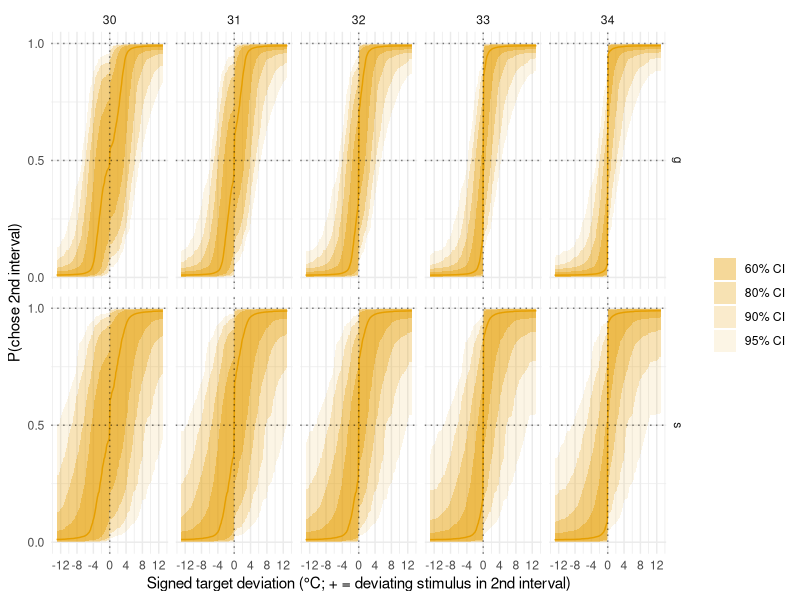
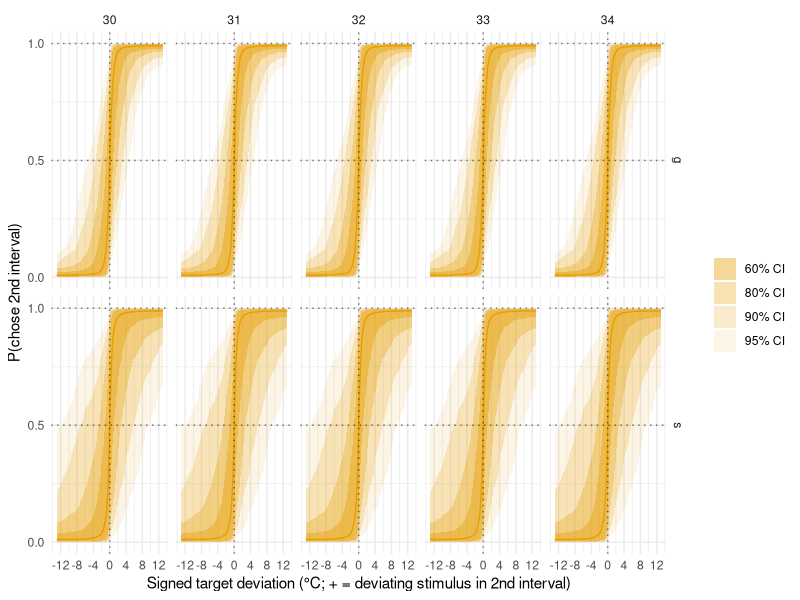
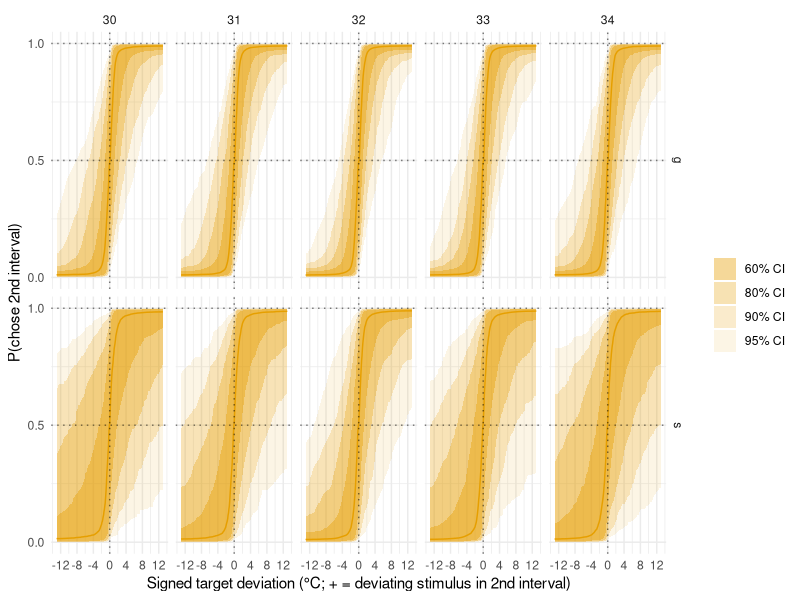
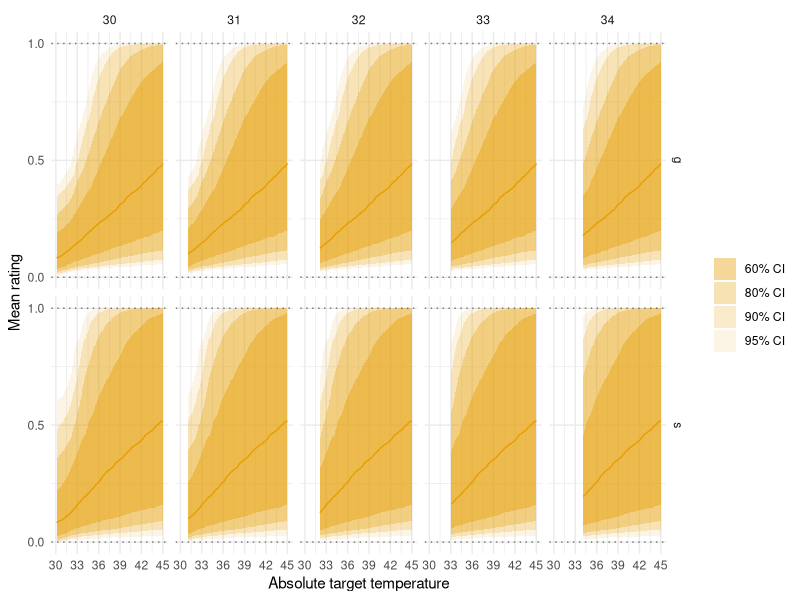
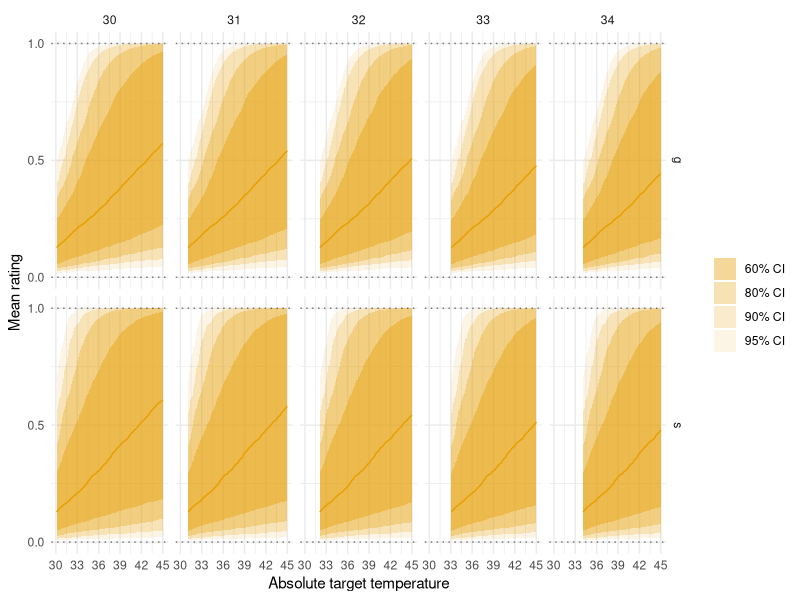
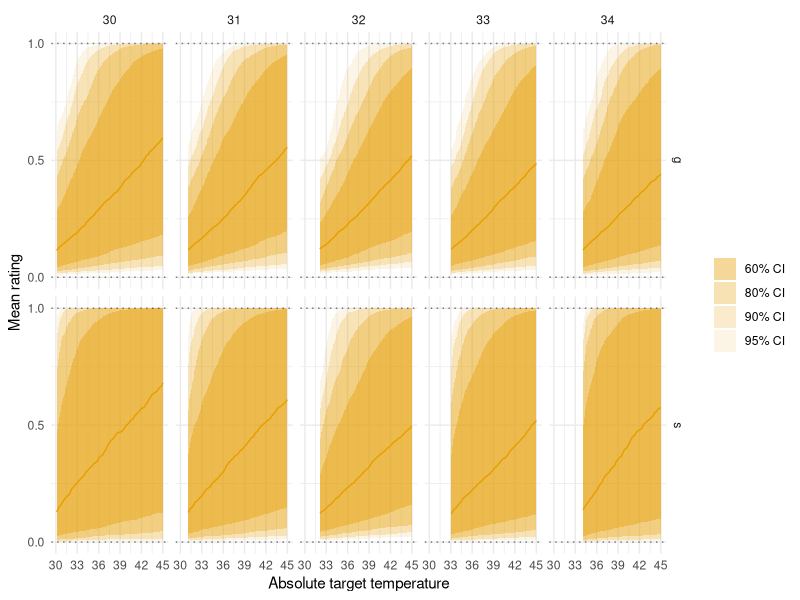
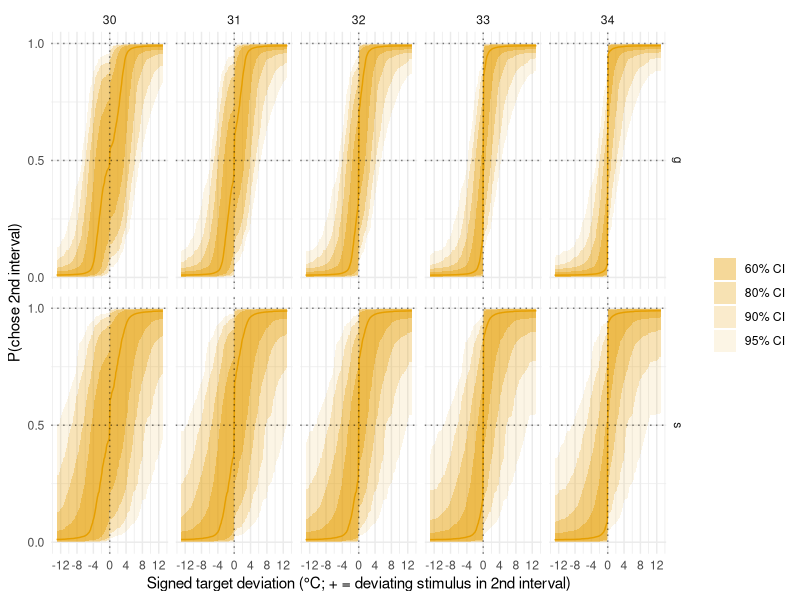
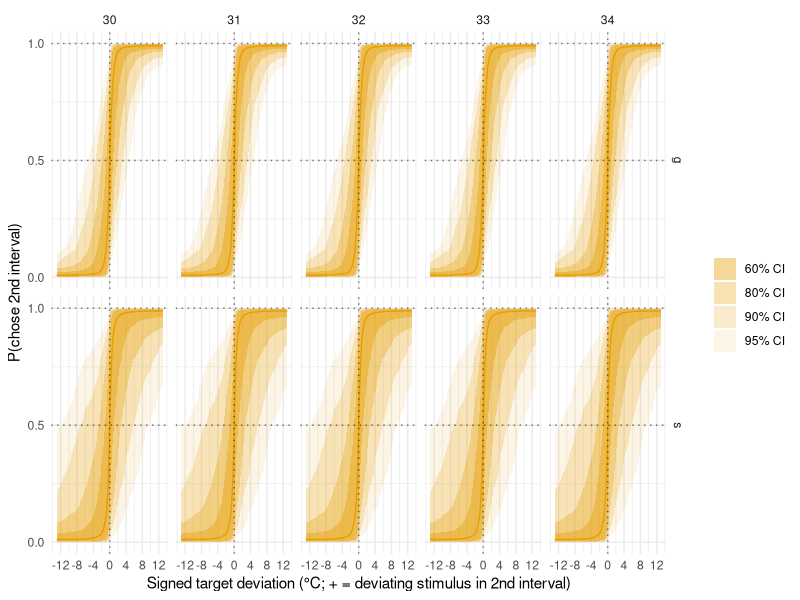

Here is the R script that generated these plots, in order:
#This script is used to illustrate the priors used for the different models
#Author: A.S. Courtin
#Licence: MIT
#Edited with the assistance of Claude Code (Anthropic).

library(tidyverse)

inv_logit<-function(x){
  y=1/(1+exp(-x))
  return(y)
}

M=10^3
idx=1:M
at=30:34
x=seq(30,45,.1)
grid_r<-expand.grid(x=x,idx=idx,at=at)
# Response-space axis for the discrimination models: x is the SIGNED deviation from the
# adapting temperature. |x| is the physical target deviation (target = at + |x|); the sign
# encodes which interval held the deviating stimulus (+ = 2nd interval, so interval_sign=+1).
d=seq(-13,13,.1)
grid_d<-expand.grid(x=d,idx=idx,at=at)

#### Discrimination - absolute coding####
discrimination_absolute<-
  tibble(idx=idx) %>% 
  rowwise() %>% 
  mutate(
    mu_rho=rnorm(1,0,2),
    mu_log_beta=rnorm(1),
    mu_logit_lambda=rnorm(1,-4,1),
    tau_rho=abs(rnorm(1,0,2)),
    tau_log_beta=abs(rnorm(1)),
    tau_logit_lambda=abs(rnorm(1)),
    rho=rnorm(1,mu_rho,tau_rho),
    beta=exp(rnorm(1,mu_log_beta,tau_log_beta)),
    lambda=inv_logit(rnorm(1,mu_logit_lambda,tau_logit_lambda))/2,
    mu_kappa=rnorm(1,0,1),
    tau_kappa=abs(rnorm(1,0,1)),
    kappa=rnorm(1,mu_kappa,tau_kappa)
  ) %>%
  ungroup() %>%
  full_join(grid_d) %>%
  mutate(
    # Evidence is zero at and below the adapting temperature and equal to the raw absolute
    # (baseline+rho anchored) reading above it - no separate detection threshold (matches
    # discrimination_absolute_coding.stan).
    interval_sign=sign(x),
    target=at+abs(x),
    cx_target_s=target-32-rho,
    absolute_reading_s=cx_target_s*inv_logit(cx_target_s*100),
    mask_gate_s=inv_logit(100*(absolute_reading_s-(at-32-rho))),
    stim_rep=absolute_reading_s*mask_gate_s,
    theta_s=lambda+(1-2*lambda)*pnorm(interval_sign*beta*stim_rep-kappa),

    cx_target_g=target-32-mu_rho,
    absolute_reading_g=cx_target_g*inv_logit(cx_target_g*100),
    mask_gate_g=inv_logit(100*(absolute_reading_g-(at-32-mu_rho))),
    stim_rep_g=absolute_reading_g*mask_gate_g,
    theta_g=inv_logit(mu_logit_lambda)/2+(1-2*inv_logit(mu_logit_lambda)/2)*pnorm(interval_sign*exp(mu_log_beta)*stim_rep_g-mu_kappa)
    ) %>%
  group_by(at,x) %>% 
  summarise(
    s_lb_ci_95=quantile(theta_s,0.025),
    s_ub_ci_95=quantile(theta_s,0.975),
    s_lb_ci_90=quantile(theta_s,0.05),
    s_ub_ci_90=quantile(theta_s,0.95),
    s_lb_ci_80=quantile(theta_s,0.1),
    s_ub_ci_80=quantile(theta_s,0.9),
    s_lb_ci_60=quantile(theta_s,0.20),
    s_ub_ci_60=quantile(theta_s,0.80),
    g_lb_ci_95=quantile(theta_g,0.025),
    g_ub_ci_95=quantile(theta_g,0.975),
    g_lb_ci_90=quantile(theta_g,0.05),
    g_ub_ci_90=quantile(theta_g,0.95),
    g_lb_ci_80=quantile(theta_g,0.1),
    g_ub_ci_80=quantile(theta_g,0.9),
    g_lb_ci_60=quantile(theta_g,0.20),
    g_ub_ci_60=quantile(theta_g,0.80),
    s_med_ci_50 = quantile(theta_s, 0.5),
    g_med_ci_50 = quantile(theta_g, 0.5)
  ) %>% 
  pivot_longer(
    cols = c(matches("(s|g)_(lb|ub|med)_ci_\\d+")),
    names_to = c("level","stat","ci"),
    names_pattern = "(s|g)_(lb|ub|med)_ci?_?(\\d+)?",
    values_to = "value"
  ) %>% 
  filter(TRUE) # response space: keep the full signed deviation range

ribbons <- discrimination_absolute %>% filter(stat %in% c("lb","ub"))%>% 
  pivot_wider(
    names_from = "stat",
    values_from = "value"
  )
medians <- discrimination_absolute %>% filter(stat == "med")

ribbons %>% 
  ggplot()+
  geom_ribbon(
    aes(x=x,ymin = lb,ymax=ub,alpha=ci),
    fill='#E69F00'
  )+
  geom_line(
    data=medians,
    aes(x=x,y=value),
    color='#E69F00'
  )+
  geom_hline(
    aes(yintercept = .5),
    linetype='dotted',
    alpha=.5
  )+
  geom_hline(
    aes(yintercept = 1),
    linetype='dotted',
    alpha=.5
  )+
  geom_vline(aes(xintercept=0),linetype='dotted',alpha=.5)+
  scale_alpha_manual(labels=c('60% CI','80% CI','90% CI','95% CI'),values=c(.4,.3,.2,.1))+
  scale_x_continuous(breaks=seq(-12,12,4))+
  scale_y_continuous(breaks=c(0,.5,1))+
  labs(
    alpha='',
    x='Signed target deviation (°C; + = deviating stimulus in 2nd interval)',
    y='P(chose 2nd interval)'
  )+
  theme_minimal()+
  facet_grid(rows=vars(level),cols=vars(at))

ggsave('figures/d_a_ppp.png',units = 'cm',width = 18,height = 10)

#### Discrimination - relative coding####
discrimination_relative<-
  tibble(idx=idx) %>% 
  rowwise() %>% 
  mutate(
    mu_log_beta=rnorm(1),
    mu_logit_lambda=rnorm(1,-4,1),
    tau_log_beta=abs(rnorm(1)),
    tau_logit_lambda=abs(rnorm(1)),
    beta=exp(rnorm(1,mu_log_beta,tau_log_beta)),
    lambda=inv_logit(rnorm(1,mu_logit_lambda,tau_logit_lambda))/2,
    mu_kappa=rnorm(1,0,1),
    tau_kappa=abs(rnorm(1,0,1)),
    kappa=rnorm(1,mu_kappa,tau_kappa)
  ) %>%
  ungroup() %>%
  full_join(grid_d) %>%
  mutate(
    # Evidence is the soft-rectified deviation from the adapting temperature - no separate
    # detection threshold (matches discrimination_relative_coding.stan).
    interval_sign=sign(x),
    cx_s=abs(x),
    stim_rep=cx_s*inv_logit(cx_s*100),
    theta_s=lambda+(1-2*lambda)*pnorm(interval_sign*beta*stim_rep-kappa),

    cx_g=abs(x),
    stim_rep_g=cx_g*inv_logit(cx_g*100),
    theta_g=inv_logit(mu_logit_lambda)/2+(1-2*inv_logit(mu_logit_lambda)/2)*pnorm(interval_sign*exp(mu_log_beta)*stim_rep_g-mu_kappa)
  ) %>%
  group_by(at,x) %>% 
  summarise(
    s_lb_ci_95=quantile(theta_s,0.025),
    s_ub_ci_95=quantile(theta_s,0.975),
    s_lb_ci_90=quantile(theta_s,0.05),
    s_ub_ci_90=quantile(theta_s,0.95),
    s_lb_ci_80=quantile(theta_s,0.1),
    s_ub_ci_80=quantile(theta_s,0.9),
    s_lb_ci_60=quantile(theta_s,0.20),
    s_ub_ci_60=quantile(theta_s,0.80),
    g_lb_ci_95=quantile(theta_g,0.025),
    g_ub_ci_95=quantile(theta_g,0.975),
    g_lb_ci_90=quantile(theta_g,0.05),
    g_ub_ci_90=quantile(theta_g,0.95),
    g_lb_ci_80=quantile(theta_g,0.1),
    g_ub_ci_80=quantile(theta_g,0.9),
    g_lb_ci_60=quantile(theta_g,0.20),
    g_ub_ci_60=quantile(theta_g,0.80),
    s_med_ci_50 = quantile(theta_s, 0.5),
    g_med_ci_50 = quantile(theta_g, 0.5)
  ) %>% 
  pivot_longer(
    cols = c(matches("(s|g)_(lb|ub|med)_ci_\\d+")),
    names_to = c("level","stat","ci"),
    names_pattern = "(s|g)_(lb|ub|med)_ci?_?(\\d+)?",
    values_to = "value"
  )%>% 
  filter(TRUE) # response space: keep the full signed deviation range

ribbons <- discrimination_relative %>% filter(stat %in% c("lb","ub"))%>% 
  pivot_wider(
    names_from = "stat",
    values_from = "value"
  )
medians <- discrimination_relative %>% filter(stat == "med")

ribbons %>% 
  ggplot()+
  geom_ribbon(
    aes(x=x,ymin = lb,ymax=ub,alpha=ci),
    fill='#E69F00'
  )+
  geom_line(
    data=medians,
    aes(x=x,y=value),
    color='#E69F00'
  )+
  geom_hline(
    aes(yintercept = .5),
    linetype='dotted',
    alpha=.5
  )+
  geom_hline(
    aes(yintercept = 1),
    linetype='dotted',
    alpha=.5
  )+
  geom_vline(aes(xintercept=0),linetype='dotted',alpha=.5)+
  scale_alpha_manual(labels=c('60% CI','80% CI','90% CI','95% CI'),values=c(.4,.3,.2,.1))+
  scale_x_continuous(breaks=seq(-12,12,4))+
  scale_y_continuous(breaks=c(0,.5,1))+
  labs(
    alpha='',
    x='Signed target deviation (°C; + = deviating stimulus in 2nd interval)',
    y='P(chose 2nd interval)'
  )+
  theme_minimal()+
  facet_grid(rows=vars(level),cols=vars(at))

ggsave('figures/d_r_ppp.png',units = 'cm',width = 18,height = 10)

#### Discrimination - non-mechanistic####
discrimination_non_mechanistic<-
  tibble(idx=idx) %>% 
  rowwise() %>% 
  mutate(
    # Alpha profile: mu1 is the level at condition 3 (AT=baseline), mu2/mu3 the independent outward
    # steps toward conditions 4/5, mu4/mu5 the outward steps toward conditions 2/1 (matches
    # discrimination_non_mechanistic.stan).
    mu1=rnorm(1,-2,1),
    mu2=rnorm(1,0,0.5),mu3=rnorm(1,0,0.5),mu4=rnorm(1,0,0.5),mu5=rnorm(1,0,0.5),
    # Beta profile: same chained construction, mu6 the condition-3 level
    mu6=rnorm(1,0,1),
    mu7=rnorm(1,0,0.5),mu8=rnorm(1,0,0.5),mu9=rnorm(1,0,0.5),mu10=rnorm(1,0,0.5),
    mu_logit_lambda=rnorm(1,-4,1),
    mu_kappa=rnorm(1,0,1),
    # participant-level SDs, one per mu entry (tau ~ half-normal(0,1))
    tau1=abs(rnorm(1)),tau2=abs(rnorm(1)),tau3=abs(rnorm(1)),tau4=abs(rnorm(1)),tau5=abs(rnorm(1)),
    tau6=abs(rnorm(1)),tau7=abs(rnorm(1)),tau8=abs(rnorm(1)),tau9=abs(rnorm(1)),tau10=abs(rnorm(1)),
    tau_logit_lambda=abs(rnorm(1)),
    tau_kappa=abs(rnorm(1)),
    # group-level chained profiles (log scale of alpha/beta)
    f_a3_g=mu1, f_a4_g=f_a3_g+mu2, f_a5_g=f_a4_g+mu3, f_a2_g=f_a3_g+mu4, f_a1_g=f_a2_g+mu5,
    f_b3_g=mu6, f_b4_g=f_b3_g+mu7, f_b5_g=f_b4_g+mu8, f_b2_g=f_b3_g+mu9, f_b1_g=f_b2_g+mu10,
    # one participant's chained draw (independent noise per step, ignoring cross-parameter correlation)
    f_a3_s=mu1+rnorm(1,0,tau1), f_a4_s=f_a3_s+mu2+rnorm(1,0,tau2), f_a5_s=f_a4_s+mu3+rnorm(1,0,tau3),
    f_a2_s=f_a3_s+mu4+rnorm(1,0,tau4), f_a1_s=f_a2_s+mu5+rnorm(1,0,tau5),
    f_b3_s=mu6+rnorm(1,0,tau6), f_b4_s=f_b3_s+mu7+rnorm(1,0,tau7), f_b5_s=f_b4_s+mu8+rnorm(1,0,tau8),
    f_b2_s=f_b3_s+mu9+rnorm(1,0,tau9), f_b1_s=f_b2_s+mu10+rnorm(1,0,tau10),
    lambda=inv_logit(rnorm(1,mu_logit_lambda,tau_logit_lambda))/2,
    kappa=rnorm(1,mu_kappa,tau_kappa)
  ) %>%
  ungroup() %>%
  full_join(grid_d) %>%
  mutate(
    c=at-29,
    log_alpha_s=case_when(c==1~f_a1_s,c==2~f_a2_s,c==3~f_a3_s,c==4~f_a4_s,c==5~f_a5_s),
    log_beta_s =case_when(c==1~f_b1_s,c==2~f_b2_s,c==3~f_b3_s,c==4~f_b4_s,c==5~f_b5_s),
    log_alpha_g=case_when(c==1~f_a1_g,c==2~f_a2_g,c==3~f_a3_g,c==4~f_a4_g,c==5~f_a5_g),
    log_beta_g =case_when(c==1~f_b1_g,c==2~f_b2_g,c==3~f_b3_g,c==4~f_b4_g,c==5~f_b5_g),

    interval_sign=sign(x),
    alpha=exp(log_alpha_s),
    beta=exp(log_beta_s),
    cx_s=abs(x)-alpha,
    stim_rep=cx_s*inv_logit(cx_s*100),
    theta_s=lambda+(1-2*lambda)*pnorm(interval_sign*beta*stim_rep-kappa),

    alpha_g=exp(log_alpha_g),
    beta_g=exp(log_beta_g),
    cx_g=abs(x)-alpha_g,
    stim_rep_g=cx_g*inv_logit(cx_g*100),
    theta_g=inv_logit(mu_logit_lambda)/2+(1-2*inv_logit(mu_logit_lambda)/2)*pnorm(interval_sign*beta_g*stim_rep_g-mu_kappa)
  ) %>%
  group_by(at,x) %>% 
  summarise(
    s_lb_ci_95=quantile(theta_s,0.025),
    s_ub_ci_95=quantile(theta_s,0.975),
    s_lb_ci_90=quantile(theta_s,0.05),
    s_ub_ci_90=quantile(theta_s,0.95),
    s_lb_ci_80=quantile(theta_s,0.1),
    s_ub_ci_80=quantile(theta_s,0.9),
    s_lb_ci_60=quantile(theta_s,0.20),
    s_ub_ci_60=quantile(theta_s,0.80),
    g_lb_ci_95=quantile(theta_g,0.025),
    g_ub_ci_95=quantile(theta_g,0.975),
    g_lb_ci_90=quantile(theta_g,0.05),
    g_ub_ci_90=quantile(theta_g,0.95),
    g_lb_ci_80=quantile(theta_g,0.1),
    g_ub_ci_80=quantile(theta_g,0.9),
    g_lb_ci_60=quantile(theta_g,0.20),
    g_ub_ci_60=quantile(theta_g,0.80),    
    s_med_ci_50 = quantile(theta_s, 0.5),
    g_med_ci_50 = quantile(theta_g, 0.5)
  ) %>% 
  pivot_longer(
    cols = c(matches("(s|g)_(lb|ub|med)_ci_\\d+")),
    names_to = c("level","stat","ci"),
    names_pattern = "(s|g)_(lb|ub|med)_ci?_?(\\d+)?",
    values_to = "value"
  ) %>% 
  filter(TRUE) # response space: keep the full signed deviation range

ribbons <- discrimination_non_mechanistic %>% filter(stat %in% c("lb","ub"))%>% 
  pivot_wider(
    names_from = "stat",
    values_from = "value"
  )
medians <- discrimination_non_mechanistic %>% filter(stat == "med")

ribbons %>% 
  ggplot()+
  geom_ribbon(
    aes(x=x,ymin = lb,ymax=ub,alpha=ci),
    fill='#E69F00'
  )+
  geom_line(
    data=medians,
    aes(x=x,y=value),
    color='#E69F00'
  )+
  geom_hline(
    aes(yintercept = .5),
    linetype='dotted',
    alpha=.5
  )+
  geom_hline(
    aes(yintercept = 1),
    linetype='dotted',
    alpha=.5
  )+
  geom_vline(aes(xintercept=0),linetype='dotted',alpha=.5)+
  scale_alpha_manual(labels=c('60% CI','80% CI','90% CI','95% CI'),values=c(.4,.3,.2,.1))+
  scale_x_continuous(breaks=seq(-12,12,4))+
  scale_y_continuous(breaks=c(0,.5,1))+
  labs(
    alpha='',
    x='Signed target deviation (°C; + = deviating stimulus in 2nd interval)',
    y='P(chose 2nd interval)'
  )+
  theme_minimal()+
  facet_grid(rows=vars(level),cols=vars(at))

ggsave('figures/d_n_ppp.png',units = 'cm',width = 18,height = 10)

#### Rating - absolute coding####
rating_absolute<-
  tibble(idx=idx) %>% 
  rowwise() %>% 
  mutate(
    mu_intercept=rnorm(1,-2,1),
    mu_log_slope=rnorm(1,-2,1),
    tau_intercept=abs(rnorm(1,0,1)),
    tau_log_slope=abs(rnorm(1,0,1)),
    intercept=rnorm(1,mu_intercept,tau_intercept),
    slope=exp(rnorm(1,mu_log_slope,tau_log_slope))
  ) %>%
  ungroup() %>%
  full_join(grid_r) %>%
  mutate(
    cx=(x-32),
    lr=intercept+slope*cx,
    theta_s=inv_logit(lr),
    lr_g=mu_intercept+exp(mu_log_slope)*cx,
    theta_g=inv_logit(lr_g)
  ) %>% 
  group_by(at,x) %>% 
  summarise(
    s_lb_ci_95=quantile(theta_s,0.025),
    s_ub_ci_95=quantile(theta_s,0.975),
    s_lb_ci_90=quantile(theta_s,0.05),
    s_ub_ci_90=quantile(theta_s,0.95),
    s_lb_ci_80=quantile(theta_s,0.1),
    s_ub_ci_80=quantile(theta_s,0.9),
    s_lb_ci_60=quantile(theta_s,0.20),
    s_ub_ci_60=quantile(theta_s,0.80),
    g_lb_ci_95=quantile(theta_g,0.025),
    g_ub_ci_95=quantile(theta_g,0.975),
    g_lb_ci_90=quantile(theta_g,0.05),
    g_ub_ci_90=quantile(theta_g,0.95),
    g_lb_ci_80=quantile(theta_g,0.1),
    g_ub_ci_80=quantile(theta_g,0.9),
    g_lb_ci_60=quantile(theta_g,0.20),
    g_ub_ci_60=quantile(theta_g,0.80),    
    s_med_ci_50 = quantile(theta_s, 0.5),
    g_med_ci_50 = quantile(theta_g, 0.5)
  ) %>% 
  pivot_longer(
    cols = c(matches("(s|g)_(lb|ub|med)_ci_\\d+")),
    names_to = c("level","stat","ci"),
    names_pattern = "(s|g)_(lb|ub|med)_ci?_?(\\d+)?",
    values_to = "value"
  ) %>% 
  filter(x>at)

ribbons <- rating_absolute %>% filter(stat %in% c("lb","ub"))%>% 
  pivot_wider(
    names_from = "stat",
    values_from = "value"
  )
medians <- rating_absolute %>% filter(stat == "med")

ribbons %>% 
  ggplot()+
  geom_ribbon(
    aes(x=x,ymin = lb,ymax=ub,alpha=ci),
    fill='#E69F00'
  )+
  geom_line(
    data=medians,
    aes(x=x,y=value),
    color='#E69F00'
  )+
  geom_hline(
    aes(yintercept = 0),
    linetype='dotted',
    alpha=.5
  )+
  geom_hline(
    aes(yintercept = 1),
    linetype='dotted',
    alpha=.5
  )+
  scale_alpha_manual(labels=c('60% CI','80% CI','90% CI','95% CI'),values=c(.4,.3,.2,.1))+
  scale_x_continuous(breaks=seq(30,45,3))+
  scale_y_continuous(breaks=c(0,.5,1))+
  labs(
    alpha='',
    x='Absolute target temperature',
    y='Mean rating'
  )+
  theme_minimal()+
  facet_grid(rows=vars(level),cols=vars(at))

ggsave('figures/r_a_ppp.png',units = 'cm',width = 18,height = 10)

#### Rating - relative coding####
rating_relative<-
  tibble(idx=idx) %>% 
  rowwise() %>% 
  mutate(
    mu_intercept=rnorm(1,-2,1),
    mu_log_slope=rnorm(1,-2,1),
    tau_intercept=abs(rnorm(1,0,1)),
    tau_log_slope=abs(rnorm(1,0,1)),
    intercept=rnorm(1,mu_intercept,tau_intercept),
    slope=exp(rnorm(1,mu_log_slope,tau_log_slope))
  ) %>%
  ungroup() %>%
  full_join(grid_r) %>%
  mutate(
    cx=(x-at),
    lr=intercept+slope*cx,
    theta_s=inv_logit(lr),
    
    lr_g=mu_intercept+exp(mu_log_slope)*cx,
    theta_g=inv_logit(lr_g)
  ) %>% 
  group_by(at,x) %>% 
  summarise(
    s_lb_ci_95=quantile(theta_s,0.025),
    s_ub_ci_95=quantile(theta_s,0.975),
    s_lb_ci_90=quantile(theta_s,0.05),
    s_ub_ci_90=quantile(theta_s,0.95),
    s_lb_ci_80=quantile(theta_s,0.1),
    s_ub_ci_80=quantile(theta_s,0.9),
    s_lb_ci_60=quantile(theta_s,0.20),
    s_ub_ci_60=quantile(theta_s,0.80),
    g_lb_ci_95=quantile(theta_g,0.025),
    g_ub_ci_95=quantile(theta_g,0.975),
    g_lb_ci_90=quantile(theta_g,0.05),
    g_ub_ci_90=quantile(theta_g,0.95),
    g_lb_ci_80=quantile(theta_g,0.1),
    g_ub_ci_80=quantile(theta_g,0.9),
    g_lb_ci_60=quantile(theta_g,0.20),
    g_ub_ci_60=quantile(theta_g,0.80),    
    s_med_ci_50 = quantile(theta_s, 0.5),
    g_med_ci_50 = quantile(theta_g, 0.5)
  ) %>% 
  pivot_longer(
    cols = c(matches("(s|g)_(lb|ub|med)_ci_\\d+")),
    names_to = c("level","stat","ci"),
    names_pattern = "(s|g)_(lb|ub|med)_ci?_?(\\d+)?",
    values_to = "value"
  ) %>% 
  filter(x>at)

ribbons <- rating_relative %>% filter(stat %in% c("lb","ub"))%>% 
  pivot_wider(
    names_from = "stat",
    values_from = "value"
  )
medians <- rating_relative %>% filter(stat == "med")

ribbons %>%
  ggplot()+
  geom_ribbon(
    aes(x=x,ymin = lb,ymax=ub,alpha=ci),
    fill='#E69F00'
  )+
  geom_line(
    data=medians,
    aes(x=x,y=value),
    color='#E69F00'
  )+
  geom_hline(
    aes(yintercept = 0),
    linetype='dotted',
    alpha=.5
  )+
  geom_hline(
    aes(yintercept = 1),
    linetype='dotted',
    alpha=.5
  )+
  scale_alpha_manual(labels=c('60% CI','80% CI','90% CI','95% CI'),values=c(.4,.3,.2,.1))+
  scale_x_continuous(breaks=seq(30,45,3))+
  scale_y_continuous(breaks=c(0,.5,1))+
  labs(
    alpha='',
    x='Absolute target temperature',
    y='Mean rating'
  )+
  theme_minimal()+
  facet_grid(rows=vars(level),cols=vars(at))

ggsave('figures/r_r_ppp.png',units = 'cm',width = 18,height = 10)

#### Rating - non-mechanistic ####
rating_non_mechanistic<-
  tibble(idx=idx) %>% 
  rowwise() %>% 
  mutate(
    # Intercept profile: mu1 is the level at condition 3 (AT=baseline), mu2/mu3 the independent outward
    # steps toward conditions 4/5, mu4/mu5 the outward steps toward conditions 2/1 (matches
    # rating_non_mechanistic.stan).
    mu1=rnorm(1,-2,1),
    mu2=rnorm(1,0,0.5),mu3=rnorm(1,0,0.5),mu4=rnorm(1,0,0.5),mu5=rnorm(1,0,0.5),
    # Slope profile: same chained construction, mu6 the condition-3 (log-scale) level
    mu6=rnorm(1,-2,1),
    mu7=rnorm(1,0,0.5),mu8=rnorm(1,0,0.5),mu9=rnorm(1,0,0.5),mu10=rnorm(1,0,0.5),
    tau1=abs(rnorm(1)),tau2=abs(rnorm(1)),tau3=abs(rnorm(1)),tau4=abs(rnorm(1)),tau5=abs(rnorm(1)),
    tau6=abs(rnorm(1)),tau7=abs(rnorm(1)),tau8=abs(rnorm(1)),tau9=abs(rnorm(1)),tau10=abs(rnorm(1)),
    # group-level chained profiles
    f_i3_g=mu1, f_i4_g=f_i3_g+mu2, f_i5_g=f_i4_g+mu3, f_i2_g=f_i3_g+mu4, f_i1_g=f_i2_g+mu5,
    f_s3_g=mu6, f_s4_g=f_s3_g+mu7, f_s5_g=f_s4_g+mu8, f_s2_g=f_s3_g+mu9, f_s1_g=f_s2_g+mu10,
    # one participant's chained draw (independent noise per step, ignoring cross-parameter correlation)
    f_i3_s=mu1+rnorm(1,0,tau1), f_i4_s=f_i3_s+mu2+rnorm(1,0,tau2), f_i5_s=f_i4_s+mu3+rnorm(1,0,tau3),
    f_i2_s=f_i3_s+mu4+rnorm(1,0,tau4), f_i1_s=f_i2_s+mu5+rnorm(1,0,tau5),
    f_s3_s=mu6+rnorm(1,0,tau6), f_s4_s=f_s3_s+mu7+rnorm(1,0,tau7), f_s5_s=f_s4_s+mu8+rnorm(1,0,tau8),
    f_s2_s=f_s3_s+mu9+rnorm(1,0,tau9), f_s1_s=f_s2_s+mu10+rnorm(1,0,tau10)
  ) %>%
  ungroup() %>%
  full_join(grid_r) %>%
  mutate(
    c=at-29,
    intercept=case_when(c==1~f_i1_s,c==2~f_i2_s,c==3~f_i3_s,c==4~f_i4_s,c==5~f_i5_s),
    log_slope=case_when(c==1~f_s1_s,c==2~f_s2_s,c==3~f_s3_s,c==4~f_s4_s,c==5~f_s5_s),
    intercept_g=case_when(c==1~f_i1_g,c==2~f_i2_g,c==3~f_i3_g,c==4~f_i4_g,c==5~f_i5_g),
    log_slope_g=case_when(c==1~f_s1_g,c==2~f_s2_g,c==3~f_s3_g,c==4~f_s4_g,c==5~f_s5_g),

    slope=exp(log_slope),
    slope_g=exp(log_slope_g),

    cx=x-at,
    lr=intercept+slope*cx,
    theta_s=inv_logit(lr),

    lr_g=intercept_g+slope_g*cx,
    theta_g=inv_logit(lr_g)
  ) %>%
  group_by(at,x) %>% 
  summarise(
    s_lb_ci_95=quantile(theta_s,0.025),
    s_ub_ci_95=quantile(theta_s,0.975),
    s_lb_ci_90=quantile(theta_s,0.05),
    s_ub_ci_90=quantile(theta_s,0.95),
    s_lb_ci_80=quantile(theta_s,0.1),
    s_ub_ci_80=quantile(theta_s,0.9),
    s_lb_ci_60=quantile(theta_s,0.20),
    s_ub_ci_60=quantile(theta_s,0.80),
    g_lb_ci_95=quantile(theta_g,0.025),
    g_ub_ci_95=quantile(theta_g,0.975),
    g_lb_ci_90=quantile(theta_g,0.05),
    g_ub_ci_90=quantile(theta_g,0.95),
    g_lb_ci_80=quantile(theta_g,0.1),
    g_ub_ci_80=quantile(theta_g,0.9),
    g_lb_ci_60=quantile(theta_g,0.20),
    g_ub_ci_60=quantile(theta_g,0.80),    
    s_med_ci_50 = quantile(theta_s, 0.5),
    g_med_ci_50 = quantile(theta_g, 0.5)
  ) %>% 
  pivot_longer(
    cols = c(matches("(s|g)_(lb|ub|med)_ci_\\d+")),
    names_to = c("level","stat","ci"),
    names_pattern = "(s|g)_(lb|ub|med)_ci?_?(\\d+)?",
    values_to = "value"
  ) %>% 
  filter(x>at)

ribbons <- rating_non_mechanistic %>% filter(stat %in% c("lb","ub"))%>% 
  pivot_wider(
    names_from = "stat",
    values_from = "value"
  )
medians <- rating_non_mechanistic %>% filter(stat == "med")

ribbons%>% 
  ggplot()+
  geom_ribbon(
    aes(x=x,ymin = lb,ymax=ub,alpha=ci),
    fill='#E69F00'
  )+
  geom_line(
    data=medians,
    aes(x=x,y=value),
    color='#E69F00'
  )+
  geom_hline(
    aes(yintercept = 0),
    linetype='dotted',
    alpha=.5
  )+
  geom_hline(
    aes(yintercept = 1),
    linetype='dotted',
    alpha=.5
  )+
  scale_alpha_manual(labels=c('60% CI','80% CI','90% CI','95% CI'),values=c(.4,.3,.2,.1))+
  scale_x_continuous(breaks=seq(30,45,3))+
  scale_y_continuous(breaks=c(0,.5,1))+
  labs(
    alpha='',
    x='Absolute target temperature',
    y='Mean rating'
  )+
  theme_minimal()+
  facet_grid(rows=vars(level),cols=vars(at))

ggsave('figures/r_n_ppp.png',units = 'cm',width = 18,height = 10)
